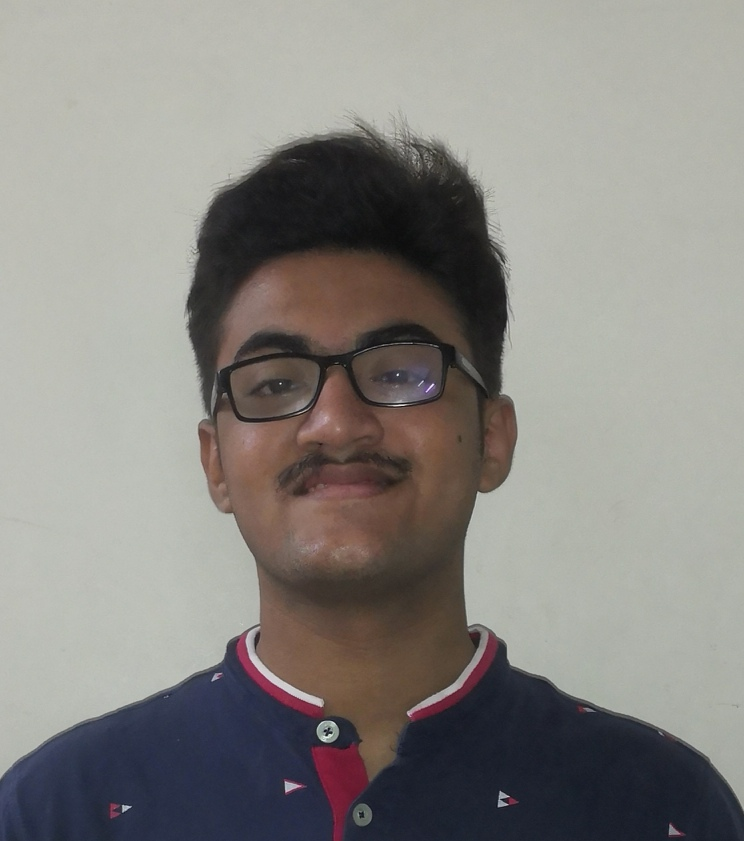
#> input picture Image Addition & Subtraction/Aksh.jpeg, 744 x 841 px, found by its file name
$ python image_blend.py   (older library calls are emulated)
#> lines starting #> are read from the running program, lines starting #| are printed output that depends on the picture
# -*- coding: utf-8 -*-
"""
Created on Sat Oct 31 12:47:53 2020

@author: Admin
"""

#Image blending is also Image addition but different weights are given to images.
#The SOBEL operator is used for edge deetction. It uses a 3x3 kernel which are convolved with original image
#to calculate approximations of derivatives capturing vertical and horizontal edges

import cv2

img = cv2.imread('D:\Python Projects\OpenCV\Image Addition & Subtraction\Aksh.jpeg')
#> img is the input picture: shape (841, 744, 3); mean B, G, R 129.9, 133.9, 136.6
gray_img = cv2.cvtColor(img, cv2.COLOR_BGR2GRAY)
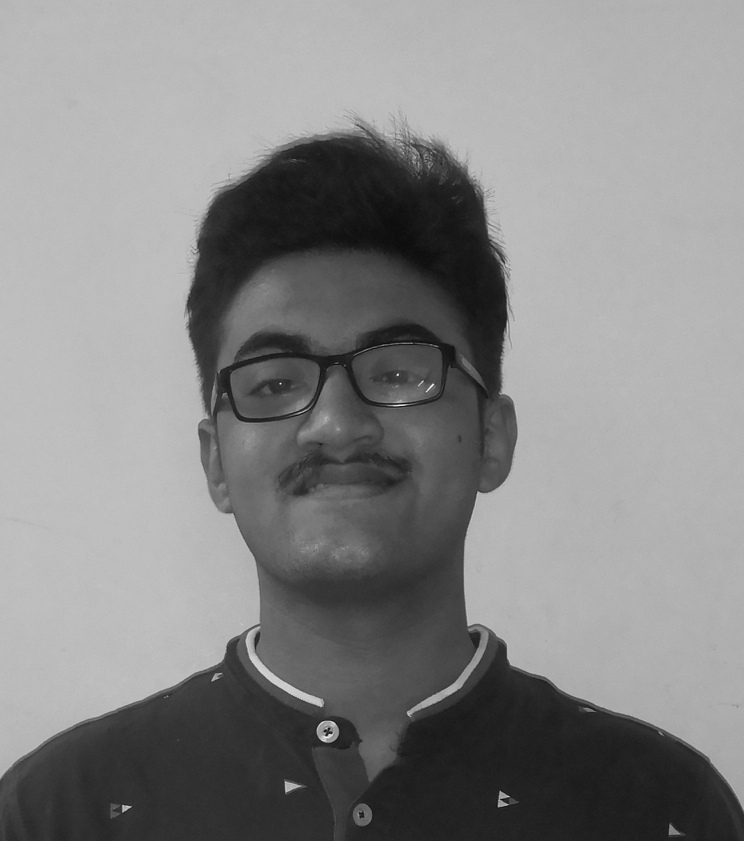
#> gray_img: shape (841, 744); min 9, max 244, mean 134.3

#CV_16S = one channel of 16-bit signed integers
grad_x = cv2.Sobel(gray_img, cv2.CV_16S, 1, 0, 3)
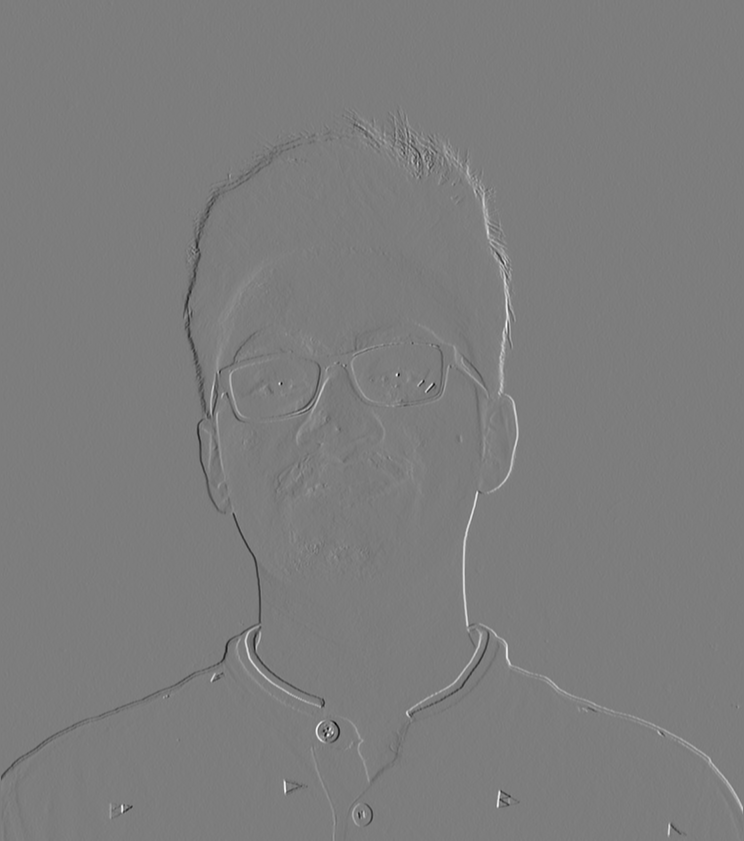
#> grad_x: shape (841, 744) int16; min -607, max 628, mean -0.1; drawn with min black and max white
grad_y = cv2.Sobel(gray_img, cv2.CV_16S, 0, 1, 3)

abs_grad_x = cv2.convertScaleAbs(grad_x)
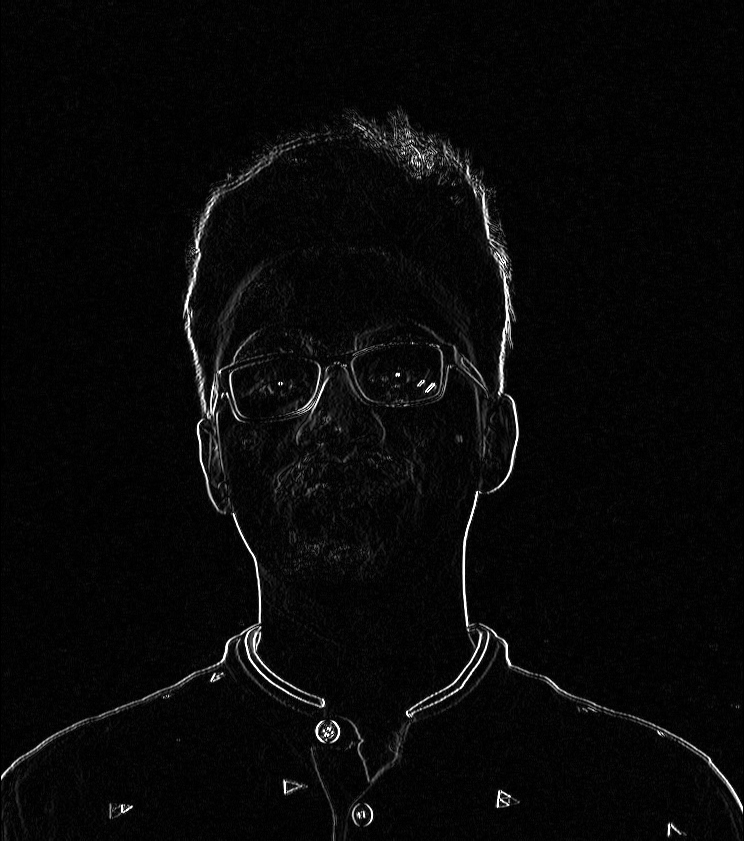
#> abs_grad_x: shape (841, 744); min 0, max 255, mean 8.4
abs_grad_y = cv2.convertScaleAbs(grad_y)
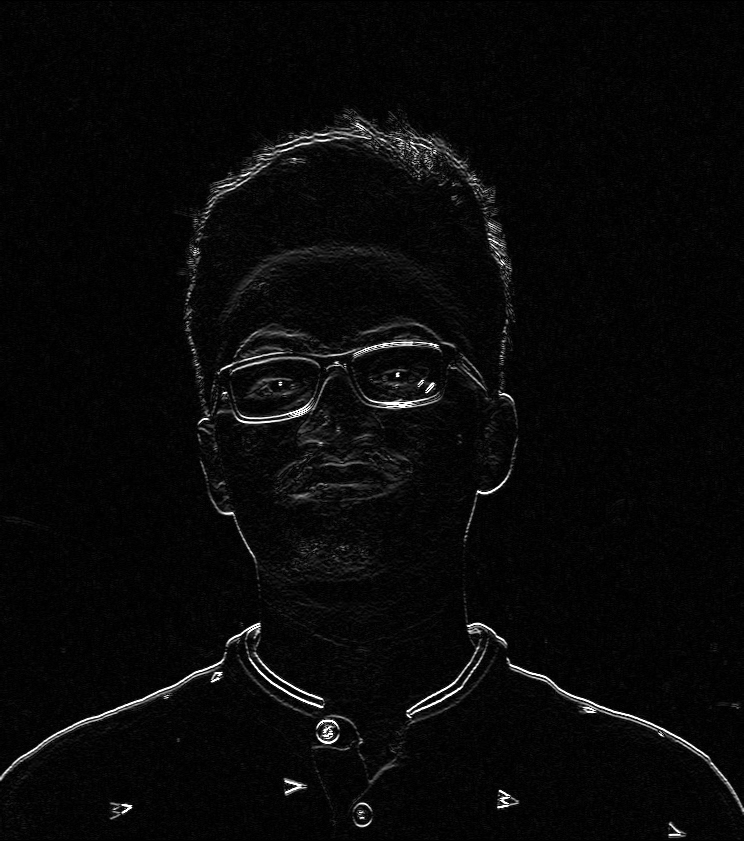
#> abs_grad_y: shape (841, 744); min 0, max 255, mean 8.6

#Combining both the imgs using same weight
sobel_img = cv2.addWeighted(abs_grad_x, 0.5, abs_grad_y, 0.5, 0)
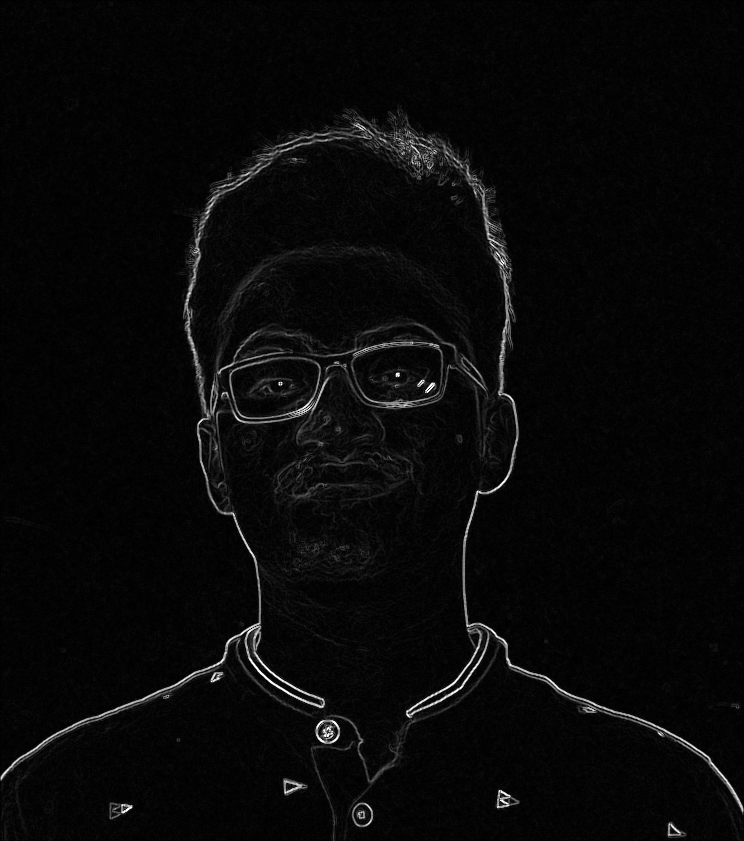
#> sobel_img: shape (841, 744); min 0, max 255, mean 8.5

cv2.imshow("Sobel_image", sobel_img)
cv2.waitKey(0)
cv2.destroyAllWindows()
